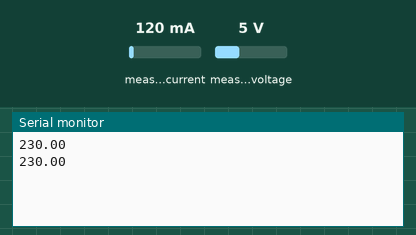
Simulated run of this sketch. Board: Arduino Uno, built with avr-gcc and run on an emulated ATmega328P. Shown: the last lines printed to the serial monitor. The test bench sets the inputs (shaded band); at power-on: measured voltage 5 V, measured current 120 mA.

Above: at 2.1 s.
2.2 s: measured voltage set to 0.3 V
At 3.5 s:
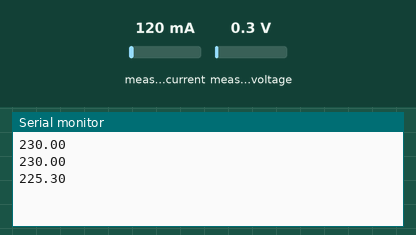
3.8 s: measured voltage set to 3.8 V
At 3.8 s:
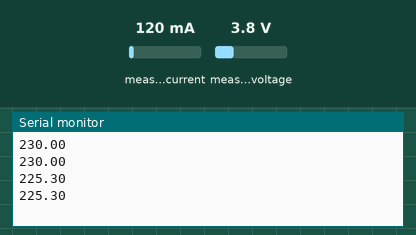
Timing chart, 0 to 6.8 s (numbered marks = the images above; inputs shaded):
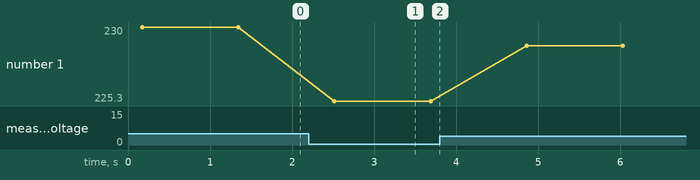

The sketch:

voltimetro.ino
```cpp
#include "EmonLib.h" //INCLUSÃO DE BIBLIOTECA

#define VOLT_CAL 458 //VALOR DE CALIBRAÇÃO (DEVE SER AJUSTADO EM PARALELO COM UM MULTÍMETRO)
#define ZMPT101BPIN A3
EnergyMonitor emon1; //CRIA UMA INSTÂNCIA

void setup(){
  Serial.begin(9600); //INICIALIZA A SERIAL
  emon1.voltage(ZMPT101BPIN, VOLT_CAL, 1.7); //PASSA PARA A FUNÇÃO OS PARÂMETROS (PINO ANALÓGIO / VALOR DE CALIBRAÇÃO / MUDANÇA DE FASE)
  emon1.current(1, 111.1);       // Current: input pin, calibration.
}

void loop(){
  emon1.calcVI(17,2000); //FUNÇÃO DE CÁLCULO (17 SEMICICLOS, TEMPO LIMITE PARA FAZER A MEDIÇÃO)
//  emon1.serialprint();           // Print out all variables (realpower, apparent power, Vrms, Irms, power factor)

//  float realPower       = emon1.realPower;        //extract Real Power into variable
//  float apparentPower   = emon1.apparentPower;    //extract Apparent Power into variable
//  float powerFActor     = emon1.powerFactor;      //extract Power Factor into Variable
//  float supplyVoltage   = emon1.Vrms;             //extract Vrms into Variable (Voltagem)
//  float Irms            = emon1.Irms;             //extract Irms into VariableSERIAL (Corente)

  Serial.println(emon1.Vrms);

  delay(1000);
}
```

Measured:
- after the input at 2.2 s, the serial monitor: prints a new line after 0.32 s (image 1)
- plotted number 1: 230 → 225.3 after the input at 2.2 s, 225.3 → 228.8 after the input at 3.8 s
